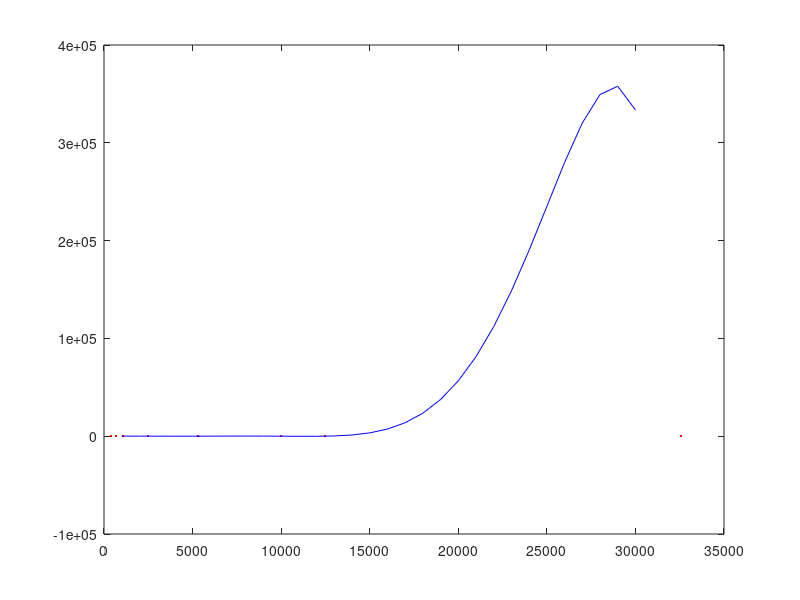

The MATLAB script that drew this image:
R = [32566, 12486, 10000, 5331, 2490, 1071, 678.1, 387.3];
T = [0, 20, 25, 40, 60, 85, 100, 120];
%
plot(R, T, 'r.');
hold on;

RMAT = zeros(length(R), length(R));
for i = 1 : length(R)
    RMAT(i, 1) = 1;
    for j = 1 : (length(R)-1)
        RMAT(i, j+1) = R(i).^(j);
    end
end
size(RMAT)
RMAT
size(T)
a = RMAT\transpose(T);
y = zeros(30,1);
x = zeros(30,1);
Rvec = zeros(length(R), 1);

a

for k = 1 : 30
    testR = 1000 * k;
    x(k) = testR;
    for i = 1 : length(R)
        Rvec(i) = testR.^(i-1);
    end
    y(k) = dot(Rvec, a);
end

size(y)
size(x)

plot(x, y, 'b-')
hold off;

whos RMAT
